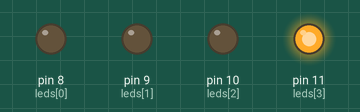
A sketch run on a simulated Arduino Uno, built with avr-gcc and run on an emulated ATmega328P. Parts: output pins drawn as LEDs (lit = HIGH).

Above: at 0.8 s.
At 1.8 s:
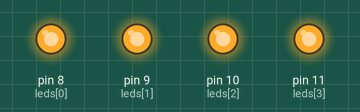
At 2.3 s:
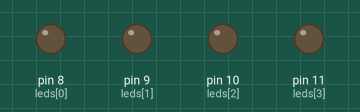
At 2.8 s:
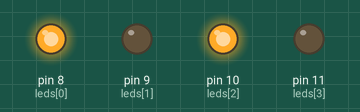
At 4.9 s:
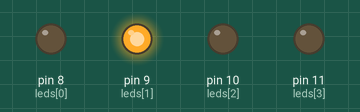
At 6.9 s:
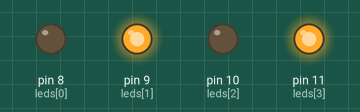
Timing chart, 0 to 8.3 s (numbered marks = the images above):
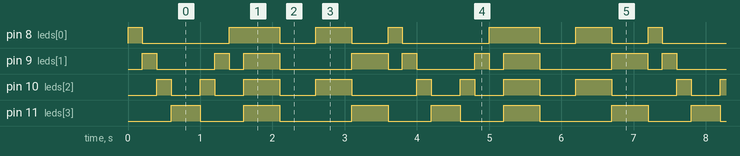

The sketch:

LED_Patterns_using_Array.ino
```cpp
int leds[] = {8, 9, 10, 11};
int totalLEDs = 4;
void setup() {
  for(int i = 0; i < totalLEDs; i++)
  {
      pinMode(leds[i], OUTPUT);
  }
  // put your setup code here, to run once:

}

void loop() {
  //Pattern 1 : Forwad
  for(int i = 0; i < totalLEDs; i++)
  {
    digitalWrite(leds[i],HIGH);
    delay(200);
    digitalWrite(leds[i],LOW);
  }

  //pattern 2 : Reverse
  for(int i = totalLEDs-1; i >= 0; i--)
  {
    digitalWrite(leds[i],HIGH);
    delay(200);
    digitalWrite(leds[i],LOW);
  }

  //Pattern 3 : All LEDs Blink
  for(int i = 0; i < totalLEDs; i++)
  {
    digitalWrite(leds[i],HIGH);
  }
  delay(500);

  for(int i = 0; i < totalLEDs; i++)
  {
    digitalWrite(leds[i],LOW);
  }
  delay(500);

  // Pattern 4: Alternating LEDs
  for(int i = 0; i < totalLEDs; i++)
  {
    if(i % 2 == 0)
    {
      digitalWrite(leds[i],HIGH);
    }
    else
    {
      digitalWrite(leds[i],LOW);
    }
  }

  delay(500);

  for (int i = 0; i < totalLEDs; i++)
  {
    if (i % 2 == 0)
    {
      digitalWrite(leds[i], LOW);
    }
    else
    {
      digitalWrite(leds[i], HIGH);
    }
  }

  delay(500);

  // Turn all LEDs OFF
  for (int i = 0; i < totalLEDs; i++)
  {
    digitalWrite(leds[i], LOW);
  }
  // put your main code here, to run repeatedly:

}
```

Measured:
- by itself, pin 8 (leds[0]): repeats every 3.6 s: LOW 1.2 s, HIGH 0.70 s, LOW 0.50 s, HIGH 0.50 s, LOW 0.50 s, HIGH 0.20 s
- by itself, pin 9 (leds[1]): repeats every 3.6 s: LOW 0.80 s, HIGH 0.20 s, LOW 0.20 s, HIGH 0.50 s, LOW 1.0 s, HIGH 0.50 s, LOW 0.20 s, HIGH 0.20 s
- by itself, pin 10 (leds[2]): repeats every 3.6 s: LOW 0.40 s, HIGH 0.20 s, LOW 0.40 s, HIGH 0.50 s, LOW 0.50 s, HIGH 0.50 s, LOW 0.90 s, HIGH 0.20 s
- by itself, pin 11 (leds[3]): repeats every 3.6 s: LOW 0.60 s, HIGH 0.50 s, LOW 1.0 s, HIGH 0.50 s, LOW 0.60 s, HIGH 0.40 s
